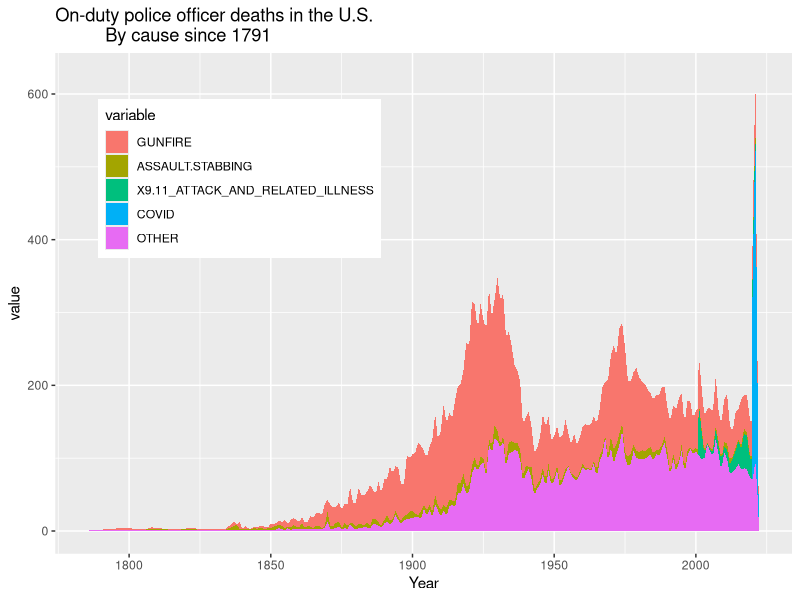

Recreate this plot in R.
## ---- chunk 1
# load a few R packages
library(here)
library(knitr)
library(dplyr)
library(tidyr)
library(skimr)
library(haven)
library(memisc)
library(ggplot2)
library(reshape)
## ---- chunk 2
lawdata<-read.csv("data/lawenforcementdata.csv")
## ---- chunk 3
summary(lawdata)
## ---- chunk 4
data_long1<-melt(lawdata, id.vars=c("Year"))
## ---- chunk 5
data_long1
## ---- chunk 6
ggplot(data_long1,aes(x=Year,y=value, fill=variable))+geom_area()+
  ggtitle("On-duty police officer deaths in the U.S.
          By cause since 1791") + theme(legend.position=c(.25, .75))
